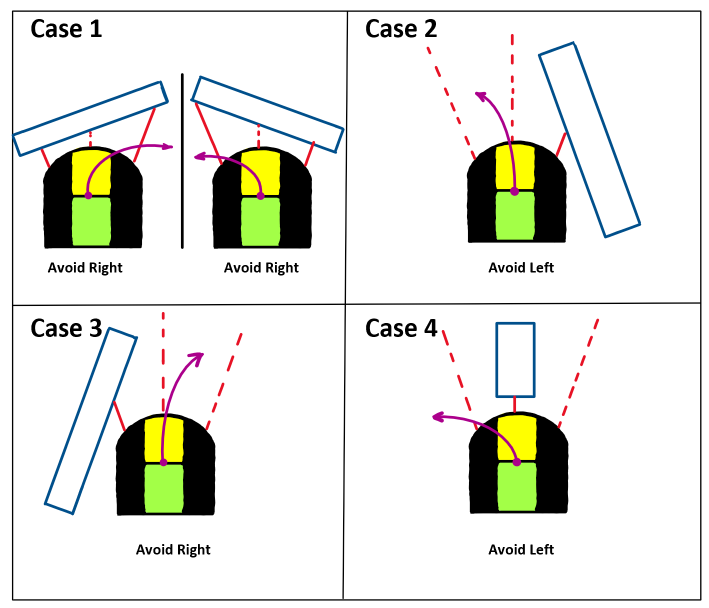
#> input picture jupyter/avoidance4cases.jpg, 1418 x 1216 px (shown at 1/2 size); its folder holds only this picture in this run
$ python -i code_notebook.py   (imports and definitions only)
#> lines starting #> are read from the running program, lines starting #| are printed output that depends on the picture; after the words box and inside, x2 and y2 are one past the last pixel; in counts of white or black regions, pixels touching at a corner belong together
import os
import cv2
import math
import time
import numpy as np
import matplotlib.pyplot as plt
from matplotlib import colors
from ipywidgets import interact
from tqdm import tqdm

#  All color in order to compte the different mask
low_green = np.array([25, 35, 145])
up_green = np.array([80, 157, 200])
low_yellow = np.array([12, 55, 200])
up_yellow = np.array([27, 121, 255])
low_red = np.array([163, 111, 125])
up_red = np.array([[179, 193, 255]])
low_blue = np.array([98, 123, 88])
up_blue = np.array([119, 255, 215])

# Thymio outline
center_offset = np.array([5.5, 5.5])
thymio_coords = np.array([[0, 0], [11, 0], [11, 8.5], [10.2, 9.3],
                          [8, 10.4], [5.5, 11], [3.1, 10.5],
                          [0.9, 9.4], [0, 8.5], [0, 0]]) - center_offset

LENGTH_case = 32
WIDTH_case = 29
FREE = 0
OCCUPIED = 1
RIGHT = 0
LEFT = 1
STRAIGHT = 2

LENGTH = 80
WIDTH = 72.5
LENGTH_G = 32
WIDTH_G = 29
gw = (LENGTH + 5)
gh = (WIDTH + 5)
zero_init = 0

# shapren parameter
alpha = 1.5  # Contrast control (1.0-3.0)
beta = 0  # Brightness control (0-100)


# ----------------------------------------
# ----------------------------------------
#     code for the notebook: VISION
# ----------------------------------------
# ----------------------------------------

# [289 lines left out: functions video_handle_for_demo, record_project, frame_analysis_green, frame_analysis_yellow, give_thymio_angle, detect_and_rotate, not called in this run]


def rotate(vis_map):
    """
    Rotate the map in order to put it in the right orientation

    :param vis_map:     picture to rotate

    :return:            The rotated and cropped map
    """
    low_green = np.array([36, 0, 0])
    up_green = np.array([86, 255, 255])
    # computing of the green mask to find the correct orientation of the map
    hsv = cv2.cvtColor(vis_map, cv2.COLOR_BGR2HSV)
    mask_green = cv2.inRange(hsv, low_green, up_green)
    grid_corner = np.array(mask_green)
    n_rows, n_cols = grid_corner.shape

    # turning the whole map until the orientation is good or let it in the initial position
    test_full_rot = 0
    rotation_marker_row = 0
    rotation_marker_col = n_cols - 1

    while grid_corner[rotation_marker_row][n_cols - 1] == 0:
        grid_corner = np.rot90(grid_corner)
        vis_map = np.rot90(vis_map)
        n_rows, n_cols = grid_corner.shape
        test_full_rot = test_full_rot + 1
        if test_full_rot == 4:
            break

    # final world map with goal, thymio and obstacle
    world = vis_map[1:n_rows - 1, 1:n_cols - 1]
    return world


def detect_object(world):
    """
    Fonction to detect the global obstacles and the goal

    :param world:       global map of the world from the camera after resize and rotation

    :return:            The goal coordinate and the obstacle grid
    """
    # create the map with only the obstucale to non-zero
    world_hsv = cv2.cvtColor(world, cv2.COLOR_BGR2HSV)
    mask_red = cv2.inRange(world_hsv, low_red, up_red)
    occupancy_grid = np.array(mask_red)
    world_rows, world_cols, _ = world.shape

    #  create the mask in order to find the goal
    world_hsv = cv2.cvtColor(world, cv2.COLOR_BGR2HSV)
    mask_goal = cv2.inRange(world_hsv, low_blue, up_blue)
    goal_x, goal_y = (15, 15)  # goal by default

    # look for the obstacle and increase there size
    for i in range(world_rows):
        for j in range(world_cols):
            occupancy_grid[i][j] = int(occupancy_grid[i][j] / 255)
            if mask_goal[i][j] > 200:
                goal_x, goal_y = (i, j)
    object_grid = [[goal_x, goal_y]]
    return object_grid, occupancy_grid


def vision(image):
    """
   Main function handling the pictures capture and preparation before analysis

   :param image:       Picture took with the webcam

   :return:             The goal coordinate, the obstacle map and the full map
   """
    vis_map = resize(image, alpha, beta)
    print("Resized map from the blue mask")

    world = rotate(vis_map)

    plt.figure()
    plt.imshow(world[:, :, ::-1])
    plt.show()
    object_grid, occupancy_grid = detect_object(world)
    print("Result of the red mask")
    plt.figure()
    plt.imshow(occupancy_grid)
    plt.show()
    return object_grid, occupancy_grid, world


def resize(final_grid, alpha, beta):
    """
    Resize to the desired grid size the camera picture

    :param final_grid:      The picture to resize
    :param alpha:           Sharpen's contrast control to resize the grid
    :param beta:            Sharpen's brightness control to resize the grid

    :return:                Resized map
    """
    # init the filter before resize
    adjusted = cv2.convertScaleAbs(final_grid, alpha, beta)
    sharpen_kernel = np.array([[0, -1, 0], [-1, 5, -1], [0, -1, 0]])
    sharpen = cv2.filter2D(final_grid, -1, sharpen_kernel)

    # resize the map to the wanted size
    map_w_border_row = WIDTH_G + 2
    map_w_border_col = LENGTH_G + 2
    vis_map = cv2.resize(sharpen, (map_w_border_col, map_w_border_row), cv2.INTER_AREA)
    return vis_map


# [85 lines left out: functions localize, increased_obstacles_map, _get_movements_8n, reconstruct_path, not called in this run]


import math


# [283 lines left out: functions A_Star, display_global_path, display_map, path_to_command_thymio, full_path_to_points, get_frames_and_titles and 1 more, not called in this run]


# ----------------------------------------
# ----------------------------------------
# code for the notebook: KALMAN FILTER
# ----------------------------------------
# ----------------------------------------

# model params
Ts = 0.1
qx = 0.2
qy = 0.2
qt = 0.4
k_delta_sr = 0.8
k_delta_sl = 0.8

b = 0.095
H = np.array([[1, 0, 0], [0, 1, 0], [0, 0, 1]])
Q = np.array([[qx, 0, 0], [0, qy, 0], [0, 0, qt]])
R = np.array([[k_delta_sr, 0], [0, k_delta_sl]])


# [250 lines left out: functions jacobianF_x, jacobianF_u, prediction_only, kalman_filter_with_indices, kalman_filter, plot_covariance_ellipse and 2 more, not called in this run]

>>> import cv2
>>> picture = cv2.imread('avoidance4cases.jpg')
#> picture is the input picture: shape (1216, 1418, 3); mean B, G, R 221.7, 228.8, 227.5
>>> result = vision(picture)
#> in resize, `adjusted = cv2.convertScaleAbs(final_grid, alpha, beta)`: adjusted: shape (1216, 1418, 3); every value is 0
#> in resize, `vis_map = cv2.resize(sharpen, (map_w_border_col, map_w_border_row), cv..`:
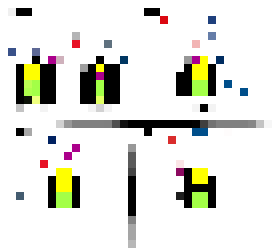
#> vis_map: shape (31, 34, 3) (shown 8 times larger); mean B, G, R 218.4, 225.3, 224.9
#> in rotate, `hsv = cv2.cvtColor(vis_map, cv2.COLOR_BGR2HSV)`: hsv: shape (31, 34, 3); mean H, S, V 4.6, 13.2, 227.7
#> in rotate, `mask_green = cv2.inRange(hsv, low_green, up_green)`:
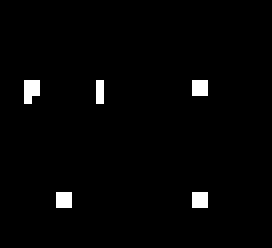
#> mask_green: shape (31, 34) (shown 8 times larger); 1.9% white in thin lines or dots, all inside (x1, y1, x2, y2) = (3, 10, 26, 26)
#> the loop in rotate, `while grid_corner[rotation_marker_row][n_cols - 1] == 0:` made 4 passes
#> (n_rows, n_cols) on passes 1 to 4: (34, 31), (31, 34), (34, 31), (31, 34)
#> pass 1, in rotate, `grid_corner = np.rot90(grid_corner)`:
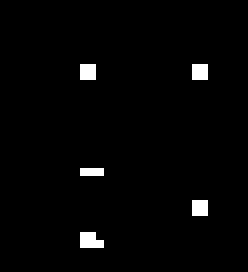
#> grid_corner: shape (34, 31) (shown 8 times larger); 1.9% white in thin lines or dots, all inside (x1, y1, x2, y2) = (10, 8, 26, 31)
#> pass 1, in rotate, `vis_map = np.rot90(vis_map)`:
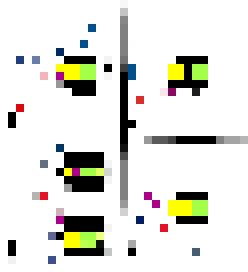
#> vis_map: shape (34, 31, 3) (shown 8 times larger); mean B, G, R 218.4, 225.3, 224.9
#> pass 2, in rotate, `vis_map = np.rot90(vis_map)`:
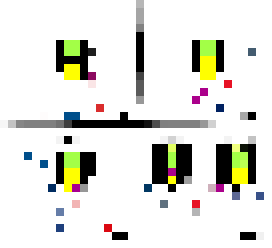
#> vis_map: shape (31, 34, 3) (shown 8 times larger); mean B, G, R 218.4, 225.3, 224.9
#> after the loop in rotate, `while grid_corner[rotation_marker_row][n_cols - 1] == 0:`: test_full_rot = 4
#> in rotate, `world = vis_map[1:n_rows - 1, 1:n_cols - 1]`:
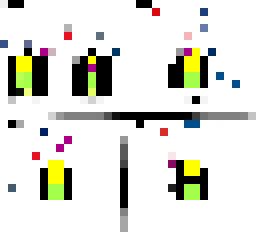
#> world: shape (29, 32, 3) (shown 8 times larger); mean B, G, R 213.6, 221.3, 221
#> in detect_object, `world_hsv = cv2.cvtColor(world, cv2.COLOR_BGR2HSV)`: world_hsv: shape (29, 32, 3); mean H, S, V 5.2, 15, 224.1
#> in detect_object, `mask_red = cv2.inRange(world_hsv, low_red, up_red)`: mask_red: shape (29, 32); every value is 0
#> in detect_object, `mask_goal = cv2.inRange(world_hsv, low_blue, up_blue)`:
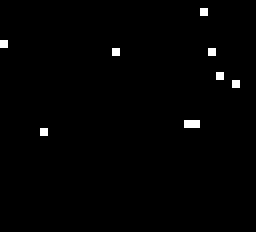
#> mask_goal: shape (29, 32) (shown 8 times larger); 0.97% white in thin lines or dots, all inside (x1, y1, x2, y2) = (0, 1, 30, 17)
#> in vision, `object_grid, occupancy_grid = detect_object(world)`: object_grid = [[16, 5]]
